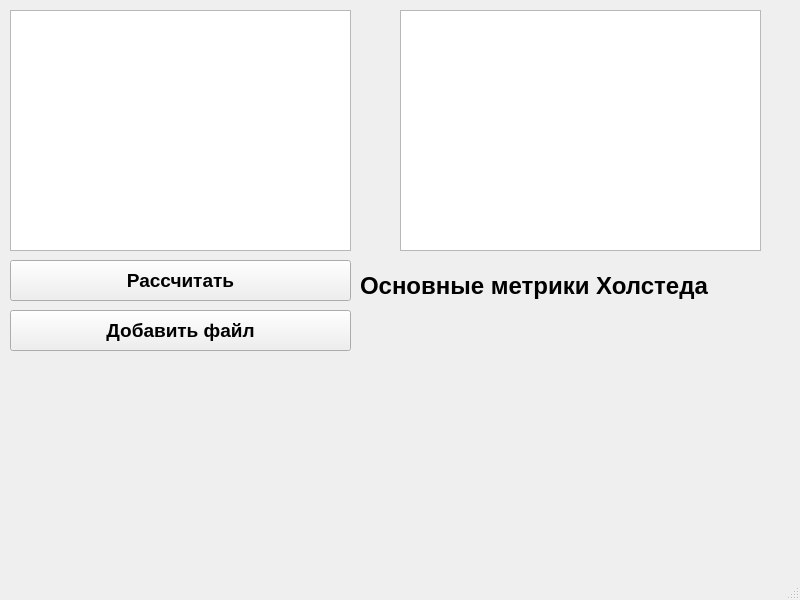
<?xml version="1.0" encoding="UTF-8"?>
<ui version="4.0">
 <class>MainWindow</class>
 <widget class="QMainWindow" name="MainWindow">
  <property name="geometry">
   <rect>
    <x>0</x>
    <y>0</y>
    <width>800</width>
    <height>600</height>
   </rect>
  </property>
  <property name="windowTitle">
   <string>MainWindow</string>
  </property>
  <widget class="QWidget" name="centralwidget">
   <widget class="QPushButton" name="File_button">
    <property name="geometry">
     <rect>
      <x>10</x>
      <y>310</y>
      <width>341</width>
      <height>41</height>
     </rect>
    </property>
    <property name="font">
     <font>
      <pointsize>14</pointsize>
      <bold>true</bold>
     </font>
    </property>
    <property name="text">
     <string>Добавить файл</string>
    </property>
   </widget>
   <widget class="QTextBrowser" name="textBrowserOperator">
    <property name="geometry">
     <rect>
      <x>10</x>
      <y>10</y>
      <width>341</width>
      <height>241</height>
     </rect>
    </property>
    <property name="font">
     <font>
      <pointsize>12</pointsize>
     </font>
    </property>
   </widget>
   <widget class="QPushButton" name="Calculate_button">
    <property name="geometry">
     <rect>
      <x>10</x>
      <y>260</y>
      <width>341</width>
      <height>41</height>
     </rect>
    </property>
    <property name="font">
     <font>
      <pointsize>14</pointsize>
      <bold>true</bold>
     </font>
    </property>
    <property name="text">
     <string>Рассчитать</string>
    </property>
   </widget>
   <widget class="QTextBrowser" name="textBrowserOperand">
    <property name="geometry">
     <rect>
      <x>400</x>
      <y>10</y>
      <width>361</width>
      <height>241</height>
     </rect>
    </property>
    <property name="font">
     <font>
      <pointsize>12</pointsize>
     </font>
    </property>
   </widget>
   <widget class="QLabel" name="Metrics_label">
    <property name="geometry">
     <rect>
      <x>360</x>
      <y>310</y>
      <width>491</width>
      <height>191</height>
     </rect>
    </property>
    <property name="font">
     <font>
      <pointsize>16</pointsize>
     </font>
    </property>
    <property name="text">
     <string/>
    </property>
   </widget>
   <widget class="QLabel" name="TextLabel">
    <property name="geometry">
     <rect>
      <x>360</x>
      <y>270</y>
      <width>441</width>
      <height>31</height>
     </rect>
    </property>
    <property name="font">
     <font>
      <pointsize>18</pointsize>
      <bold>true</bold>
     </font>
    </property>
    <property name="text">
     <string>Основные метрики Холстеда</string>
    </property>
   </widget>
  </widget>
  <widget class="QMenuBar" name="menubar">
   <property name="geometry">
    <rect>
     <x>0</x>
     <y>0</y>
     <width>800</width>
     <height>17</height>
    </rect>
   </property>
  </widget>
  <widget class="QStatusBar" name="statusbar"/>
 </widget>
 <resources/>
 <connections/>
</ui>
